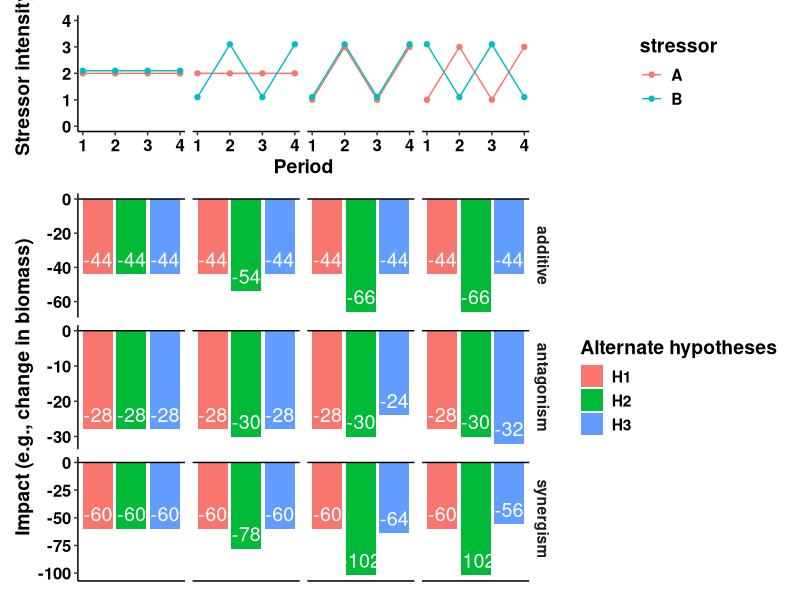

Recreate this plot in R.
#Figure 1 - Conceptual model for how stressor interaction type might influence effects of variable stressor intenstiy and synchronicity
library(patchwork)
library(ggplot2)
library(tidyr)


theme_set(theme_classic())

#stressor matrices, 
#rows are different hypotheses
# columns are different stressor applications
x1 <- rbind(rep(2, 4),
            rep(2,4),
            c(1,3,1,3),
            c(1,3,1,3))

x2 <- rbind(rep(2, 4),
            c(1,3,1,3),
            c(1,3,1,3),
            c(3,1,3,1))

#effect sizes
a <- -3
b <- -2.5
c <- c(-1, 0, 1) #interaction
h1 <- h2 <- h3 <- data.frame(static_static = rep(NA, 3),
                             static_flux = NA,
                             sync = NA,
                             async = NA)

for (j in 1:4){#loop over applications
  #H1
  h1[,j] <- 4*(a*mean(x1[j,]) + b*mean(x2[j,]) + c*mean(x1[j,])*mean(x2[j,]))
  #H2
  h2[,j] <- 4*(a*max(x1[j,]) + b*max(x2[j,]) + c*max(x1[j,])*max(x2[j,]))
  # H3
  for (i in 1:3) h3[i,j] <- sum(x1[j,]*a + x2[j,]*b + x1[j,]*x2[j,]*c[i])
}

app_order <- c("static_static",
               "static_flux",
               "sync",
               "async")
h1$interaction <- h2$interaction <- h3$interaction <- c("synergism", "additive", "antagonism")  
h1 <- h1 %>% pivot_longer(-interaction,names_to = "application", values_to = "impact")
h1$application <- factor(h1$application, levels = app_order)
h2 <- h2 %>% pivot_longer(-interaction,names_to = "application", values_to = "impact")
h2$application <- factor(h2$application, levels = app_order)
h3 <- h3 %>% pivot_longer(-interaction,names_to = "application", values_to = "impact")
h3$application <- factor(h3$application, levels = app_order)

hall <- rbind(h1, h2, h3)
hall$hypo <- rep(c("H1", "H2", "H3"), each = nrow(h1))

#
# Plots
#
#Conversions so can plot with ggplot2
dstressors <- rbind(data.frame(t(x1)),
                    data.frame(t(x2+0.1)))             
dstressors$stressor <- rep(c("A", "B"), each = 4)
dstressors$t <- rep(1:4, 2)
dstressors <- dstressors %>% pivot_longer(-c(stressor,t), 
                                          names_to = "Application",
                                          values_to = "val")

legend_title <- "Stressor"

g1 <- ggplot(dstressors) + 
  aes(x = t, y = val, col = stressor) + 
  geom_line() + 
  geom_point() + 
  ylab("Stressor intensity") +
  xlab("Period") +
  ylim(0, 4) + 
  facet_grid(.~Application) + 
  theme(text = element_text(size = 14, colour = "black", face = "bold"),
        axis.text = element_text(size = 12, colour = "black", face = "bold"),
        strip.background = element_blank(),
        strip.text.x = element_blank()
  )


ghall_int <- ggplot(hall) + 
  geom_col(aes(x = hypo, y = impact, fill = hypo)) +
  geom_text(aes(x = hypo, y = impact, label = impact), vjust = -0.5, colour = "white", size = 5)+
  facet_grid(interaction~application, scales = "free")+ 
  geom_hline(yintercept=0, linetype="solid", color = "black")+
  ylab("Impact (e.g., change in biomass)") +
  scale_fill_discrete(name = "Alternate hypotheses")+
  theme(text = element_text(size = 14, colour = "black", face = "bold"),
        axis.text = element_text(size = 12, colour = "black", face = "bold"),
        strip.background = element_blank(),
        strip.text.x = element_blank(),
        axis.title.x=element_blank(),
        axis.text.x=element_blank(),
        axis.ticks.x=element_blank()
  )



g1/ghall_int + plot_layout(heights = c(0.3, 1))
